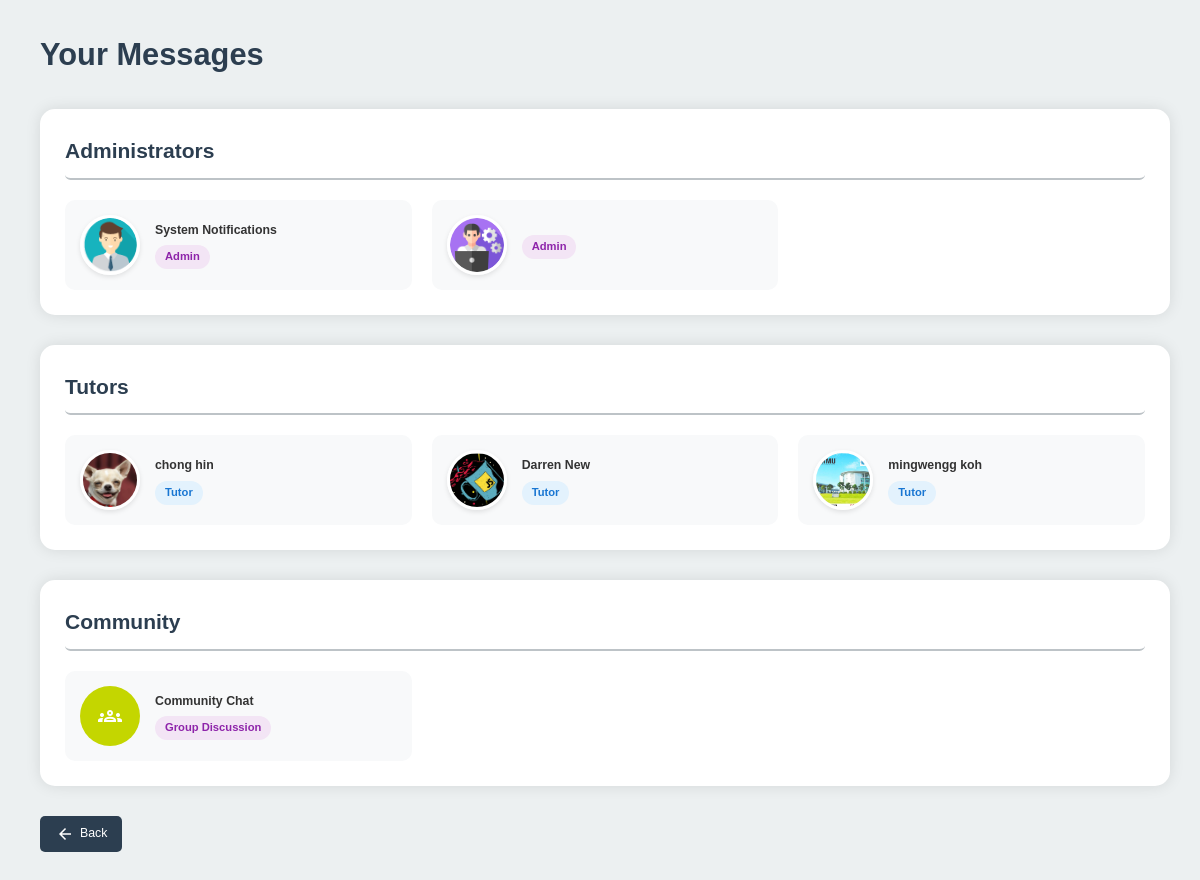
/messages_list.php (signed in), run on the app's committed database.
### tables this page shows
CREATE TABLE `user` (
  `user_id` int(11) NOT NULL,
  `username` varchar(50) NOT NULL,
  `password` varchar(255) DEFAULT NULL,
  `email` varchar(100) NOT NULL,
  `role` enum('student','tutor','admin') NOT NULL,
  `first_name` varchar(50) NOT NULL,
  `last_name` varchar(50) NOT NULL,
  `phone` varchar(20) DEFAULT NULL,
  `profile_image` varchar(255) DEFAULT NULL,
  `is_active` tinyint(1) DEFAULT 1,
  `created_at` timestamp NOT NULL DEFAULT current_timestamp(),
  `last_login` datetime DEFAULT NULL,
  `reset_token_hash` varchar(64) DEFAULT NULL,
  `reset_token_expires_at` datetime DEFAULT NULL
);

### messages_list.php (the view, shortened to what this page needs)
<?php
require_once "db_connection.php";
$current_user_query = "SELECT role FROM user WHERE user_id = ?";
$stmt = $conn->prepare($current_user_query);
$stmt->bind_param("i", $_SESSION['user_id']);
$stmt->execute();
$current_user_result = $stmt->get_result();
$current_user = $current_user_result->fetch_assoc();
$query = "SELECT
            u.user_id,
            u.first_name,
            u.last_name,
            u.profile_image,
            u.role,
            (SELECT COUNT(*)
             FROM message
             WHERE receiver_id = ?
             AND sender_id = u.user_id
             AND is_read = 0) as unread_count
          FROM user u
          WHERE u.user_id != ?
          ORDER BY
            CASE
                WHEN u.role = 'admin' THEN 1
                WHEN u.role = 'tutor' THEN 2
                WHEN u.role = 'student' THEN 3
                ELSE 4
            END, u.first_name";
$stmt = $conn->prepare($query);
$stmt->bind_param("ii", $_SESSION['user_id'], $_SESSION['user_id']);
$stmt->execute();
$result = $stmt->get_result();
$users = $result->fetch_all(MYSQLI_ASSOC);
$admins = array_filter($users, function($user) {
    return $user['role'] === 'admin';
});
$tutors = array_filter($users, function($user) {
    return $user['role'] === 'tutor';
});
if ($current_user['role'] === 'student') {
    $back_url = 'student_main_page.php';
} elseif ($current_user['role'] === 'tutor') {
    $back_url = 'tutor_main_page.php';
} else {
    $back_url = 'home_page.html';
}
?>
<!DOCTYPE html>
<html>
<head>
    <link rel="stylesheet" href="studentstyle.css">
</head>
<body>
    <?php
    if ($current_user['role'] === 'student') {
        include 'header/stud_head.php';
    } elseif ($current_user['role'] === 'tutor') {
        include 'header/tut_head.php';
    } else {
        include 'header/header.php';
    }
    ?>
    <div class="main-content">
        <div class="message-center-container">
            <h1>Your Messages</h1>
            <?php if (!empty($admins)): ?>
                <div class="user-section">
                    <h2>Administrators</h2>
                    <div class="user-grid">
                        <?php foreach ($admins as $admin): ?>
                            <a href="messages.php?user_id=<?= $admin['user_id'] ?>" class="user-card">
                                <?php if ($admin['profile_image']): ?>
                                    <img src="<?= htmlspecialchars($admin['profile_image']) ?>" class="user-avatar" alt="Profile">
                                <?php else: ?>
                                    <div class="default-avatar">
                                        <?= substr($admin['first_name'], 0, 1) . substr($admin['last_name'], 0, 1) ?>
                                    </div>
                                <?php endif; ?>
                                <div class="user-info">
                                    <div class="user-name">
                                        <?= ($admin['user_id'] == 17) ? 'System Notifications' : htmlspecialchars($admin['first_name'] . ' ' . $admin['last_name']) ?>
                                    </div>
                                    <span class="role-badge admin-badge">Admin</span>
                                </div>
                            </a>
                        <?php endforeach; ?>
                    </div>
                </div>
            <?php endif; ?>
            <div class="user-section">
                <h2>Tutors</h2>
                <?php if (!empty($tutors)): ?>
                    <div class="user-grid">
                        <?php foreach ($tutors as $tutor): ?>
                            <a href="messages.php?user_id=<?= $tutor['user_id'] ?>" class="user-card">
                                <?php if ($tutor['profile_image']): ?>
                                    <img src="<?= htmlspecialchars($tutor['profile_image']) ?>" class="user-avatar" alt="Profile">
                                <?php else: ?>
                                    <div class="default-avatar">
                                        <?= substr($tutor['first_name'], 0, 1) . substr($tutor['last_name'], 0, 1) ?>
                                    </div>
                                <?php endif; ?>
                                <div class="user-info">
                                    <div class="user-name"><?= htmlspecialchars($tutor['first_name'] . ' ' . $tutor['last_name']) ?></div>
                                    <span class="role-badge tutor-badge">Tutor</span>
                                </div>
                            </a>
                        <?php endforeach; ?>
                    </div>
                <?php else: ?>
                    <p class="empty-message">No tutors available</p>
                <?php endif; ?>
            </div>
            <div class="user-section">
                <h2>Community</h2>
                <div class="user-grid">
                    <a href="community_chat.php" class="user-card">
                        <div class="default-avatar" style="background-color: var(--accent);">
                            <span class="material-symbols-sharp">groups</span>
                        </div>
                        <div class="user-info">
                            <div class="user-name">Community Chat</div>
                            <span class="role-badge admin-badge">Group Discussion</span>
                        </div>
                    </a>
                </div>
            </div>
            <div class="message-center-container">
                <a href="<?php echo $back_url; ?>" class="back-button">
                    <span class="material-symbols-sharp">arrow_back</span>
                    Back
                </a>
            </div>
        </div>
    </div>
</body>
</html>

### studentstyle.css (style rules this page uses)
* { margin: 0; padding: 0; outline: 0; appearance: none; border: 0; text-decoration: none; list-style: none; box-sizing: border-box; border-radius: 0.4rem; }
html { font-size: 14px; }
body { width: 100vw; height: 100vh; font-family: poppins, sans-serif; font-size: 0.88rem; background: #f6f6f9; user-select: none; overflow-x: hidden; color: #363949; }
a { color: #363949; }
img { display: block; width: 100%; }
h1 { font-weight: 800; font-size: 1.8rem; }
h2 { font-size: 1.4rem; }

### messages_list.php (style rules this page uses)
:root { --primary: #2B3990; --secondary: #00AEEF; --accent: #C4D600; --light-gray: #f5f7fa; --gray: #e9ecef; --dark-gray: #6c757d; }
* { margin: 0; padding: 0; box-sizing: border-box; font-family: 'Arial', sans-serif; }
body { display: flex; flex-direction: column; min-height: 100vh; background-color: var(--light-gray); padding-top: 0; }
.main-content { flex: 1; padding: 30px; margin-left: 10px; }
.message-center-container { max-width: 1200px; margin: 0 auto; }
.message-center-container h1 { font-size: 2.2rem; margin-bottom: 30px; color: var(--primary); }
.user-section { margin-bottom: 30px; background-color: white; border-radius: 15px; padding: 25px; box-shadow: 0 0 15px rgba(0,0,0,0.1); }
.user-section h2 { font-size: 1.5rem; margin-bottom: 20px; color: var(--primary); padding-bottom: 10px; border-bottom: 2px solid var(--gray); }
.user-grid { display: grid; grid-template-columns: repeat(auto-fill, minmax(280px, 1fr)); gap: 20px; }
.user-card { display: flex; align-items: center; padding: 15px; background-color: var(--light-gray); border-radius: 10px; transition: all 0.3s ease; }
.user-avatar { width: 60px; height: 60px; border-radius: 50%; object-fit: cover; margin-right: 15px; border: 3px solid white; box-shadow: 0 2px 5px rgba(0,0,0,0.1); }
.default-avatar { width: 60px; height: 60px; border-radius: 50%; background-color: var(--primary); display: flex; align-items: center; justify-content: center; color: white; font-size: 1.5rem; margin-right: 15px; }
.user-info { flex-grow: 1; }
.user-name { font-weight: 600; color: #333; margin-bottom: 5px; }
.role-badge { display: inline-block; padding: 3px 10px; border-radius: 15px; font-size: 0.8rem; font-weight: 600; }
.tutor-badge { background-color: #e3f2fd; color: #1976d2; }
.admin-badge { background-color: #f3e5f5; color: #8e24aa; }
.back-button { display: inline-flex; align-items: center; margin-bottom: 20px; padding: 8px 15px; background-color: var(--primary); color: white; border-radius: 5px; text-decoration: none; transition: all 0.3s ease; }
.back-button .material-symbols-sharp { margin-right: 5px; font-size: 20px; }
.user-card { position: relative; }

### header/stud_head.php (style rules this page uses)
:root { --primary: #2c3e50; --secondary: #3498db; --success: #27ae60; --danger: #e74c3c; --warning: #f39c12; --light: #ecf0f1; --dark: #34495e; --gray: #bdc3c7; --light-gray: #f8f9fa; --dark-gray: #7f8c8d; --yellow-hover: #FFD700; }
* { margin: 0; padding: 0; box-sizing: border-box; }
body { font-family: 'Inter', 'Segoe UI', Tahoma, Geneva, Verdana, sans-serif; background-color: var(--light); color: var(--dark); line-height: 1.6; }

### data on the page
user: shows a picture, shows "System Notifications"
user: shows a picture
user: profile_image (picture), first_name+last_name "chong hin"
user: profile_image (picture), first_name+last_name "Darren New"
user: profile_image (picture), first_name+last_name "mingwengg koh"
